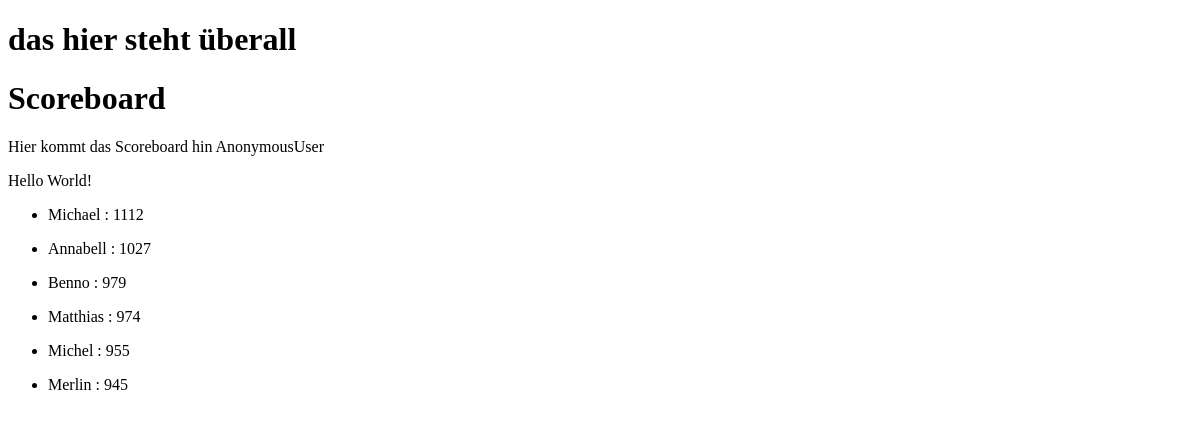
/, run on an earlier commit of the app's database.
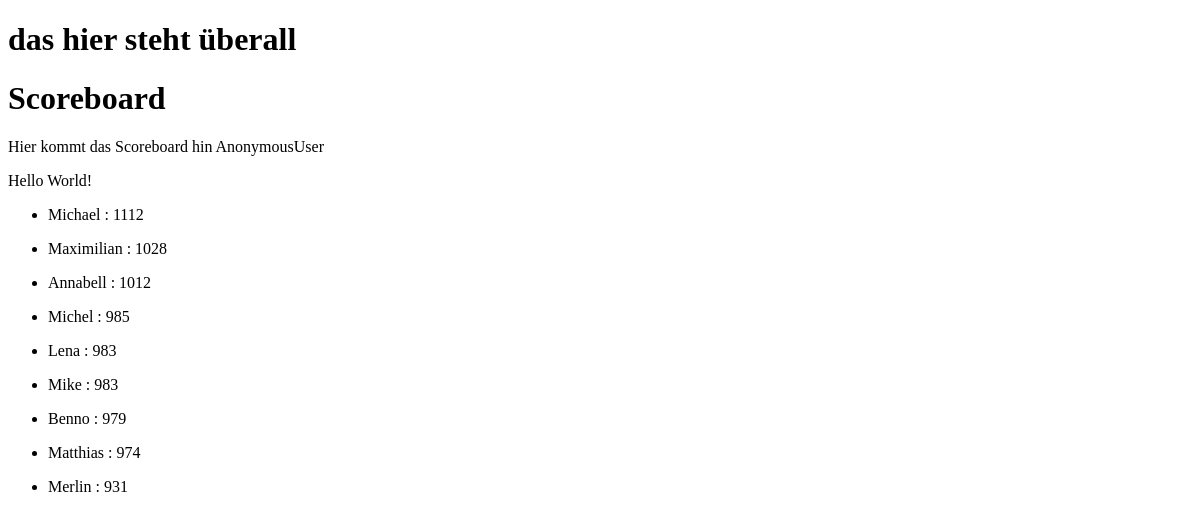
And on a later commit of the database.
### League/models.py (models this page shows, shortened)
class Player(models.Model):
    user = models.OneToOneField(User, on_delete=models.CASCADE, null=True, blank=True)
    first_name = models.CharField(max_length=100)
    last_name = models.CharField(max_length=100)
    email = models.EmailField(null=True,blank=True)
    is_active = models.BooleanField(default=True)
    match_count = models.IntegerField(default=0)
    kebap_count = models.IntegerField(default=0)

### League/views.py (the view)
# urls.py: path("", views.scoreboard, name="members"),
def scoreboard(request):
    ctx = {
        "text": "Hello World!",
        "scoreboard": Elo.objects.filter(
            id__in=Elo.objects.values("player")
            .annotate(max_id=models.Max("id"))
            .values("max_id")
        )
        .order_by("-value")
        .values("player__first_name", "value"),
    }
    return render(request, "League/scoreboard.html", ctx)

### League/templates/League/scoreboard.html
{% extends "League/base.html" %} {% block content %}
<h1>Scoreboard</h1>
Hier kommt das Scoreboard hin {{ request.user }}
<p>{{ text }}</p>
<ul>
  {% for entry in scoreboard %}
  <li>
    <p>{{ entry.player__first_name }} : {{ entry.value }}</p>
  </li>
  {% endfor %}
</ul>
{% endblock content %}

### League/templates/League/base.html (shortened to what this page needs)
<!DOCTYPE html>
<html>
  <head>
  </head>
  <body>
    <h1>das hier steht überall</h1>
    {% block content %} replace me {% endblock content %}
  </body>
</html>

What changed in the data, as far as the page shows it:
added Player: player__first_name "Maximilian", value "1028"
computed for Player "Annabell": value "1027" → "1012"
shown differently, row unchanged: Player "Michel": value "955" → "985"; moves up the list
added Player: player__first_name "Lena", value "983"
added Player: player__first_name "Mike", value "983"
computed for Player "Merlin": value "945" → "931"
